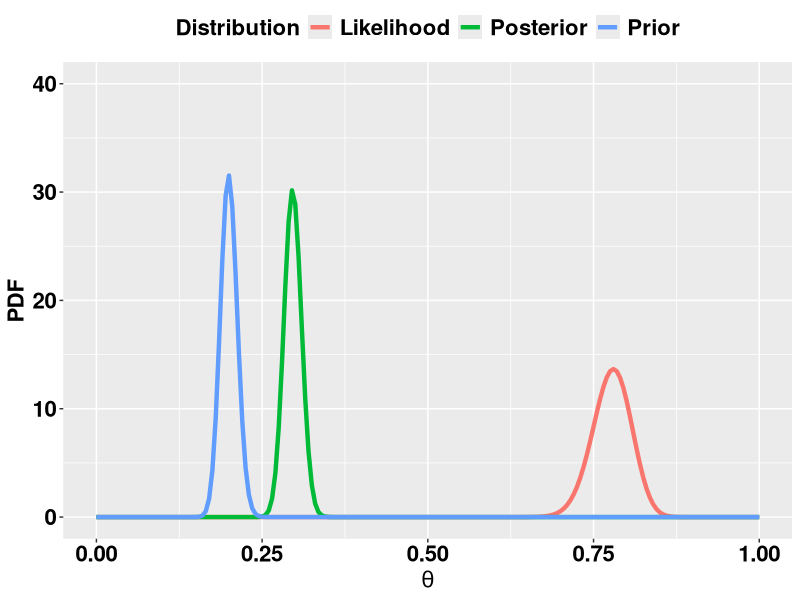
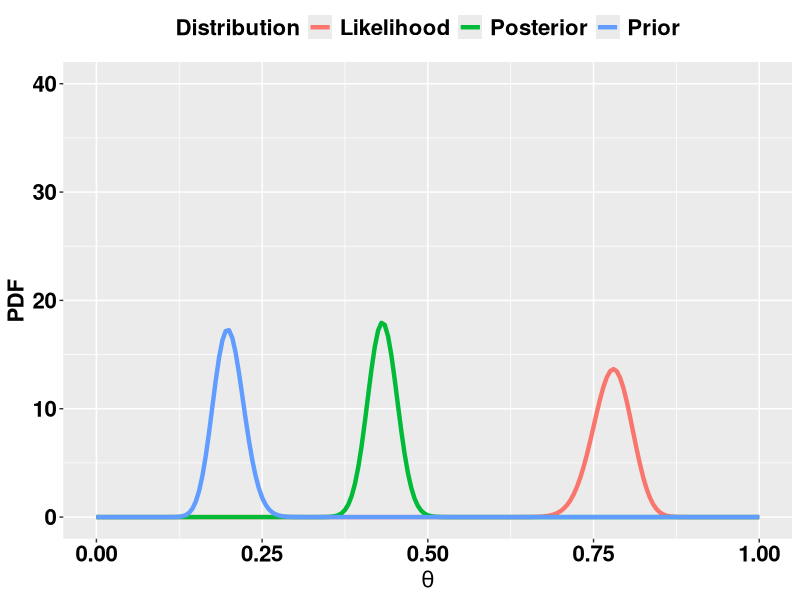
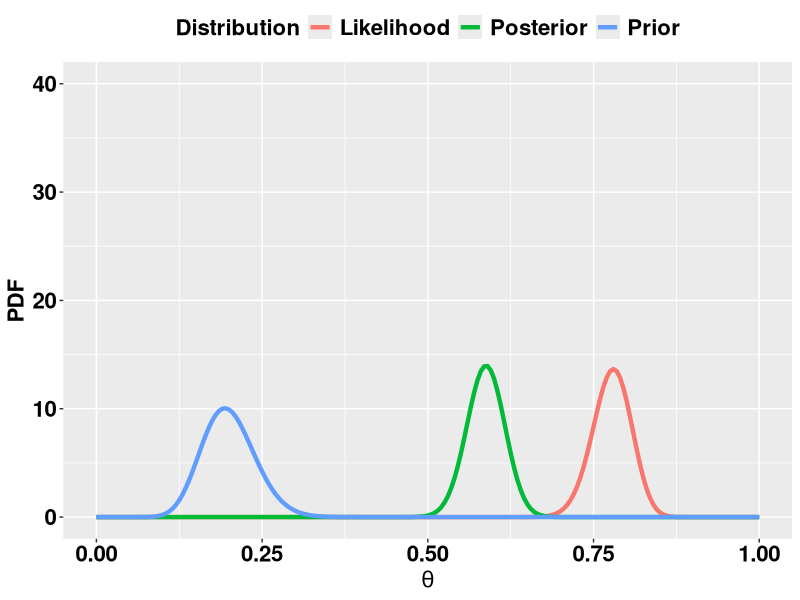

Generate these figures, in order, with R:

theta_true <- 0.8
###Generate population
N = sample(seq(100000,400000),1)
A = round(theta_true*N)
B = N - A
Zpop <- sample(c(rep(1,A),rep(0,B)))
###Pull random sample from population
N_samp <- 200
Zsamp <- sample(Zpop,N_samp)
Y_samp <- sum(Zsamp)

###Functions to obtain the arguments representing the parameters of the Beta distributions
pa.fun<-function(m,n){
  pa=m*n
  return(pa)
}
pb.fun<-function(m,n){
  pb=n*(1-m)
  return(pb)
}
la.fun<-function(N_samp,Y_samp){
  la = Y_samp+1
  return(la)
}
lb.fun<-function(N_samp,Y_samp){
  lb=N_samp - Y_samp +1
  return(lb)
}
poafun<-function(m,n,N_samp,Y_samp){
  poa = Y_samp + (m*n)
  return(poa) 
}
pobfun<-function(m,n,N_samp,Y_samp){
  pob = N_samp - Y_samp +(n*(1-m)) 
  return(pob)
}

###Plot of the beta distributions
library(ggplot2)
betaplot_m <- function(pa,pb,la,lb,poa,pob){
  theta = seq(0,1,0.005)
  pr  = dbeta(theta,pa,pb)
  lk  = dbeta(theta,la,lb)
  po = dbeta(theta,poa,pob)##this should be a beta binom m = prob of success
  plot.dat<- data.frame(pi=rep(theta,3),pdf = c(pr,lk,po), 
                        dist=rep(c("Prior","Likelihood","Posterior"),each=201))
  p <- ggplot(data=plot.dat,aes(x=pi,y=pdf, colour = factor(dist) )) +
    geom_line(size=1.5)+
    ylab("PDF") + ylim(0,40) +
    xlab(expression(theta))+
    scale_color_discrete(name="Distribution")+
    theme(legend.position="top",
          legend.title=element_text( size=16, face="bold"),
          legend.text=element_text(size=16, face="bold"),
          axis.text.x = element_text(size=16, face="bold",colour="black"),
          axis.title.x = element_text(size=16, face="bold", colour="black"),
          axis.text.y = element_text(size=16, face = "bold", colour="black"),
          axis.title.y = element_text(size=16, face="bold",colour="black") )
  
  return(p)}


betaplot_m(200,800,157,45,355,843)##n=1000 m=0.2
betaplot_m(60,240,157,45,215,283)##n=300
betaplot_m(20,80,157,45,175,123)##n=100 m=0.2
